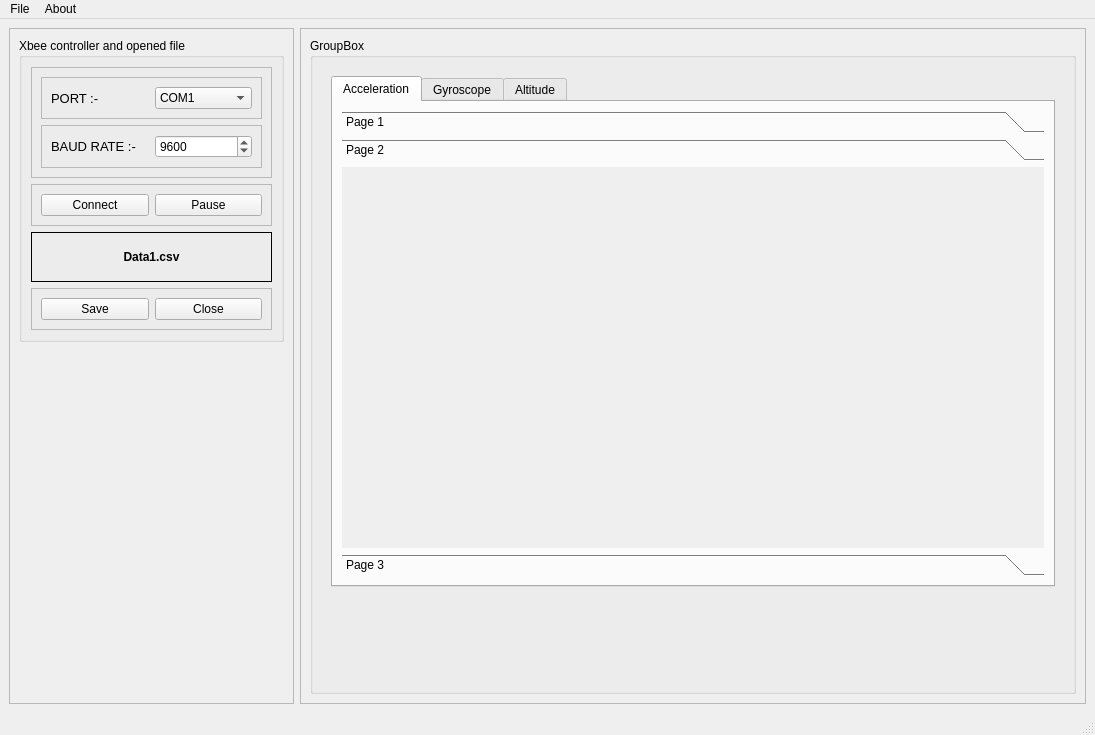
<?xml version="1.0" encoding="UTF-8"?>
<ui version="4.0">
 <class>NEXTJS</class>
 <widget class="QMainWindow" name="NEXTJS">
  <property name="geometry">
   <rect>
    <x>0</x>
    <y>0</y>
    <width>1095</width>
    <height>735</height>
   </rect>
  </property>
  <property name="mouseTracking">
   <bool>true</bool>
  </property>
  <property name="acceptDrops">
   <bool>false</bool>
  </property>
  <property name="windowTitle">
   <string>NEXTJS</string>
  </property>
  <widget class="QWidget" name="centralwidget">
   <layout class="QHBoxLayout" name="horizontalLayout">
    <item>
     <widget class="QFrame" name="frame">
      <property name="minimumSize">
       <size>
        <width>285</width>
        <height>0</height>
       </size>
      </property>
      <property name="maximumSize">
       <size>
        <width>285</width>
        <height>16777215</height>
       </size>
      </property>
      <property name="frameShape">
       <enum>QFrame::StyledPanel</enum>
      </property>
      <property name="frameShadow">
       <enum>QFrame::Raised</enum>
      </property>
      <layout class="QVBoxLayout" name="verticalLayout_5">
       <item alignment="Qt::AlignTop">
        <widget class="QGroupBox" name="Xbee_controll">
         <property name="minimumSize">
          <size>
           <width>0</width>
           <height>100</height>
          </size>
         </property>
         <property name="title">
          <string>Xbee controller and opened file</string>
         </property>
         <property name="flat">
          <bool>false</bool>
         </property>
         <property name="checkable">
          <bool>false</bool>
         </property>
         <layout class="QGridLayout" name="gridLayout">
          <item row="0" column="0">
           <widget class="QFrame" name="frame_6">
            <property name="maximumSize">
             <size>
              <width>16777215</width>
              <height>135</height>
             </size>
            </property>
            <property name="frameShape">
             <enum>QFrame::StyledPanel</enum>
            </property>
            <property name="frameShadow">
             <enum>QFrame::Raised</enum>
            </property>
            <layout class="QVBoxLayout" name="verticalLayout_3">
             <item>
              <widget class="QFrame" name="frame_5">
               <property name="maximumSize">
                <size>
                 <width>16777215</width>
                 <height>50</height>
                </size>
               </property>
               <property name="frameShape">
                <enum>QFrame::StyledPanel</enum>
               </property>
               <property name="frameShadow">
                <enum>QFrame::Raised</enum>
               </property>
               <layout class="QHBoxLayout" name="horizontalLayout_5">
                <item>
                 <widget class="QLabel" name="label">
                  <property name="font">
                   <font>
                    <pointsize>10</pointsize>
                   </font>
                  </property>
                  <property name="text">
                   <string>PORT :- </string>
                  </property>
                 </widget>
                </item>
                <item>
                 <widget class="QComboBox" name="comboBox">
                  <item>
                   <property name="text">
                    <string>COM1</string>
                   </property>
                  </item>
                  <item>
                   <property name="text">
                    <string>COM2</string>
                   </property>
                  </item>
                  <item>
                   <property name="text">
                    <string>COM3</string>
                   </property>
                  </item>
                  <item>
                   <property name="text">
                    <string>COM4</string>
                   </property>
                  </item>
                  <item>
                   <property name="text">
                    <string>COM5</string>
                   </property>
                  </item>
                 </widget>
                </item>
               </layout>
              </widget>
             </item>
             <item>
              <widget class="QFrame" name="frame_4">
               <property name="maximumSize">
                <size>
                 <width>16777215</width>
                 <height>50</height>
                </size>
               </property>
               <property name="frameShape">
                <enum>QFrame::StyledPanel</enum>
               </property>
               <property name="frameShadow">
                <enum>QFrame::Raised</enum>
               </property>
               <layout class="QHBoxLayout" name="horizontalLayout_6">
                <item>
                 <widget class="QLabel" name="label_2">
                  <property name="font">
                   <font>
                    <pointsize>10</pointsize>
                   </font>
                  </property>
                  <property name="text">
                   <string>BAUD RATE :- </string>
                  </property>
                 </widget>
                </item>
                <item>
                 <widget class="QSpinBox" name="spinBox">
                  <property name="minimum">
                   <number>100</number>
                  </property>
                  <property name="maximum">
                   <number>50000</number>
                  </property>
                  <property name="value">
                   <number>9600</number>
                  </property>
                 </widget>
                </item>
               </layout>
              </widget>
             </item>
            </layout>
           </widget>
          </item>
          <item row="1" column="0">
           <widget class="QFrame" name="frame_3">
            <property name="maximumSize">
             <size>
              <width>16777215</width>
              <height>50</height>
             </size>
            </property>
            <property name="frameShape">
             <enum>QFrame::StyledPanel</enum>
            </property>
            <property name="frameShadow">
             <enum>QFrame::Raised</enum>
            </property>
            <layout class="QHBoxLayout" name="horizontalLayout_4">
             <item>
              <widget class="QPushButton" name="pushButton">
               <property name="text">
                <string>Connect</string>
               </property>
              </widget>
             </item>
             <item>
              <widget class="QPushButton" name="pushButton_2">
               <property name="text">
                <string>Pause</string>
               </property>
              </widget>
             </item>
            </layout>
           </widget>
          </item>
          <item row="2" column="0">
           <widget class="QLabel" name="label_3">
            <property name="minimumSize">
             <size>
              <width>0</width>
              <height>50</height>
             </size>
            </property>
            <property name="maximumSize">
             <size>
              <width>16777215</width>
              <height>80</height>
             </size>
            </property>
            <property name="font">
             <font>
              <weight>75</weight>
              <bold>true</bold>
             </font>
            </property>
            <property name="frameShape">
             <enum>QFrame::Box</enum>
            </property>
            <property name="text">
             <string>Data1.csv</string>
            </property>
            <property name="alignment">
             <set>Qt::AlignCenter</set>
            </property>
           </widget>
          </item>
          <item row="3" column="0">
           <widget class="QFrame" name="xbeecontrolldatasave">
            <property name="maximumSize">
             <size>
              <width>16777215</width>
              <height>50</height>
             </size>
            </property>
            <property name="frameShape">
             <enum>QFrame::StyledPanel</enum>
            </property>
            <property name="frameShadow">
             <enum>QFrame::Raised</enum>
            </property>
            <layout class="QHBoxLayout" name="horizontalLayout_3">
             <item>
              <widget class="QPushButton" name="pushButton_3">
               <property name="text">
                <string>Save</string>
               </property>
              </widget>
             </item>
             <item>
              <widget class="QPushButton" name="pushButton_4">
               <property name="text">
                <string>Close</string>
               </property>
              </widget>
             </item>
            </layout>
           </widget>
          </item>
         </layout>
        </widget>
       </item>
      </layout>
     </widget>
    </item>
    <item>
     <widget class="QFrame" name="frame_2">
      <property name="frameShape">
       <enum>QFrame::StyledPanel</enum>
      </property>
      <property name="frameShadow">
       <enum>QFrame::Raised</enum>
      </property>
      <layout class="QVBoxLayout" name="verticalLayout_2">
       <item>
        <widget class="QGroupBox" name="Graphs">
         <property name="minimumSize">
          <size>
           <width>741</width>
           <height>80</height>
          </size>
         </property>
         <property name="maximumSize">
          <size>
           <width>165777</width>
           <height>165777</height>
          </size>
         </property>
         <property name="title">
          <string>GroupBox</string>
         </property>
         <layout class="QVBoxLayout" name="verticalLayout">
          <item>
           <widget class="QWidget" name="widget" native="true">
            <property name="minimumSize">
             <size>
              <width>701</width>
              <height>80</height>
             </size>
            </property>
            <property name="layoutDirection">
             <enum>Qt::LeftToRight</enum>
            </property>
            <layout class="QHBoxLayout" name="horizontalLayout_2">
             <item>
              <widget class="QTabWidget" name="tabWidget">
               <property name="enabled">
                <bool>true</bool>
               </property>
               <property name="currentIndex">
                <number>0</number>
               </property>
               <widget class="QWidget" name="tab">
                <attribute name="title">
                 <string>Acceleration</string>
                </attribute>
                <layout class="QHBoxLayout" name="horizontalLayout_7">
                 <item>
                  <widget class="QToolBox" name="toolBox">
                   <property name="currentIndex">
                    <number>1</number>
                   </property>
                   <widget class="QWidget" name="page_3">
                    <property name="geometry">
                     <rect>
                      <x>0</x>
                      <y>0</y>
                      <width>683</width>
                      <height>345</height>
                     </rect>
                    </property>
                    <attribute name="label">
                     <string>Page 1</string>
                    </attribute>
                   </widget>
                   <widget class="QWidget" name="page_5">
                    <attribute name="label">
                     <string>Page 2</string>
                    </attribute>
                   </widget>
                   <widget class="QWidget" name="page_4">
                    <property name="geometry">
                     <rect>
                      <x>0</x>
                      <y>0</y>
                      <width>683</width>
                      <height>345</height>
                     </rect>
                    </property>
                    <attribute name="label">
                     <string>Page 3</string>
                    </attribute>
                   </widget>
                  </widget>
                 </item>
                </layout>
               </widget>
               <widget class="QWidget" name="tab_2">
                <attribute name="title">
                 <string>Gyroscope</string>
                </attribute>
               </widget>
               <widget class="QWidget" name="tab_3">
                <attribute name="title">
                 <string>Altitude</string>
                </attribute>
               </widget>
              </widget>
             </item>
            </layout>
           </widget>
          </item>
          <item>
           <widget class="QWidget" name="widget_2" native="true">
            <property name="minimumSize">
             <size>
              <width>701</width>
              <height>80</height>
             </size>
            </property>
            <property name="layoutDirection">
             <enum>Qt::LeftToRight</enum>
            </property>
           </widget>
          </item>
         </layout>
        </widget>
       </item>
      </layout>
     </widget>
    </item>
   </layout>
  </widget>
  <widget class="QMenuBar" name="menubar">
   <property name="geometry">
    <rect>
     <x>0</x>
     <y>0</y>
     <width>1095</width>
     <height>26</height>
    </rect>
   </property>
   <widget class="QMenu" name="menuFile">
    <property name="title">
     <string>File</string>
    </property>
    <addaction name="actionCREATE"/>
    <addaction name="actionAbout"/>
   </widget>
   <widget class="QMenu" name="menuAbout">
    <property name="title">
     <string>About</string>
    </property>
   </widget>
   <addaction name="menuFile"/>
   <addaction name="menuAbout"/>
  </widget>
  <widget class="QStatusBar" name="statusbar"/>
  <action name="actionAbout">
   <property name="text">
    <string>Open</string>
   </property>
  </action>
  <action name="actionCREATE">
   <property name="enabled">
    <bool>true</bool>
   </property>
   <property name="icon">
    <iconset theme="jl">
     <normaloff>C:/Users/Dell/.designer/backup</normaloff>C:/Users/Dell/.designer/backup</iconset>
   </property>
   <property name="text">
    <string>CREATE</string>
   </property>
  </action>
 </widget>
 <resources/>
 <connections/>
</ui>
